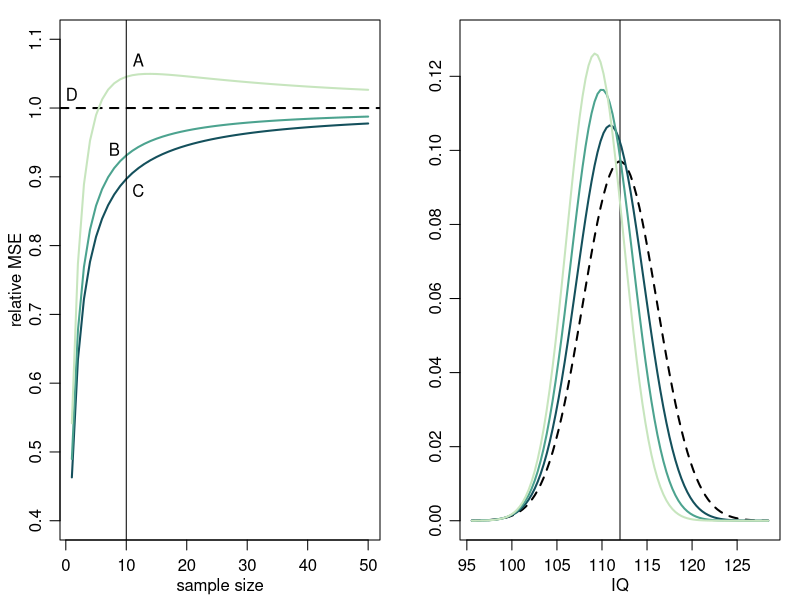
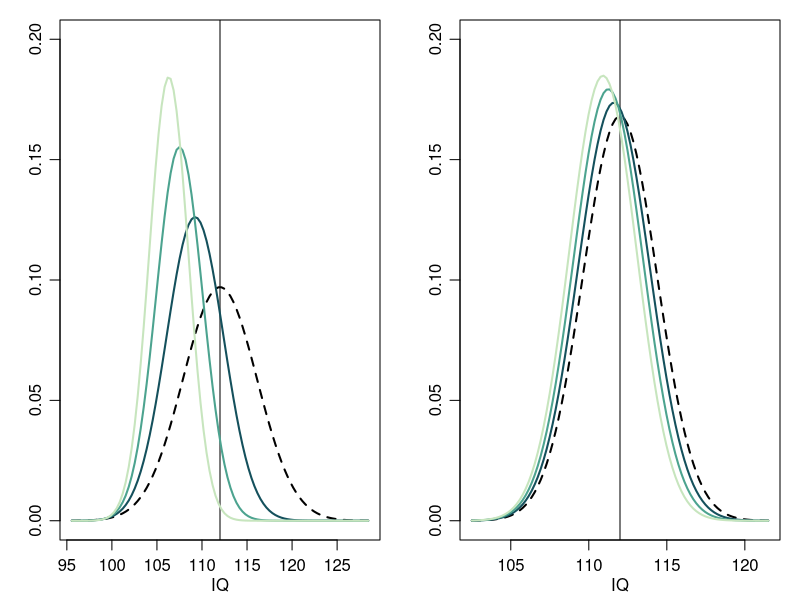

These figures' R source, in order:
## ---- chunk 1
library(tidyverse)
library(mvtnorm)
knitr::opts_chunk$set(echo=TRUE, 
                      cache=FALSE, 
                      fig.width=5, 
                      fig.height=5,
                      fig.align='center',
                      echo=FALSE)
indent1 = '    '
indent2 = paste(rep(indent1, 2), collapse='')
indent3 = paste(rep(indent1, 3), collapse='')
r = function(x, digits=2){ round(x, digits=digits) }
ig <- function(file) {knitr::include_graphics(file)}

## ---- chunk 2

cols <- colorspace::sequential_hcl(3, "BluGrn")
  
par(mfrow = c(1, 2), mar = c(3, 3, 1, 1),  mgp = c(1.75, .75, 0))
  
b <- (100 - 112) ^ 2
s2 <- 13 ^ 2
n <- 1:50

k <- 1
brk1 <- (n / (k + n)) ^ 2 + n * (k / (k + n)) ^ 2 * b / s2
k <- 2
brk2 <- (n / (k + n)) ^ 2 + n * (k / (k + n)) ^ 2 * b / s2
k <- 3
brk3 <- (n / (k + n)) ^ 2 + n * (k / (k + n)) ^ 2 * b / s2
  
plot(range(n),
     c(0.4, 1.1),
     type = "n",
     xlab = "sample size",
     ylab = "relative MSE")
abline(h = 1, lty = 2, lwd = 2)
lines(n, brk1, col = cols[1], lwd = 2)
lines(n, brk2, col = cols[2], lwd = 2)
lines(n, brk3, col = cols[3], lwd = 2)
abline(v=10)
text(12, 1.07, "A")
text(8, 0.94, "B")
text(12, 0.88, "C")
text(1, 1.02, "D")
# legend(20,.8,
#   legend = c(
#     expression(kappa[0] == 0),
#     expression(kappa[0] == 1),
#     expression(kappa[0] == 2),
#     expression(kappa[0] == 3)
#   ),
#   lwd = c(2, 2, 2),
#   lty = c(2, 1, 1, 1),
#   col = c("black", cols),
#   bty = "n"
# )

####
theta0 <- 112
mu0 <- 100
n <- 10
s2m <- s2 / n
x <- seq(theta0 - 4 * sqrt(s2m), theta0 + 4 * sqrt(s2m), length = 100)
plot(
  x,
  dnorm(x, theta0, sqrt(s2m)),
  type = "l",
  lwd = 2,
  ylim = c(0, .13),
  lty = 2,
    xlab = "IQ",
    ylab = ""
  )
  abline(v = theta0)
  for (k in 1:3) {
    w <- n / (n + k)
    lines(
      x,
      dnorm(x, w * theta0 + (1 - w) * mu0, sqrt(w ^ 2 * s2m)),
      type = "l",
      col = cols[k],
      lwd = 2
    )
  }

## ---- chunk 3
par(mfrow = c(1, 2), mar = c(3, 3, 1, 1),  mgp = c(1.75, .75, 0))
###
theta0 <- 112
mu0 <- 100
n <- 10
s2m <- s2 / n
x <- seq(theta0 - 4 * sqrt(s2m), theta0 + 4 * sqrt(s2m), length = 100)
plot(
  x,
  dnorm(x, theta0, sqrt(s2m)),
  type = "l",
  lwd = 2,
  ylim = c(0, .2),
  lty = 2,
    xlab = "IQ",
    ylab = ""
  )
  abline(v = theta0)
  multiplier <- 3
  for (k in multiplier*c(1:3)) {
    w <- n / (n + k)
    lines(
      x,
      dnorm(x, w * theta0 + (1 - w) * mu0, sqrt(w ^ 2 * s2m)),
      type = "l",
      col = cols[k/multiplier],
      lwd = 2
    )
  }
  
  
  ###
theta0 <- 112
mu0 <- 100
n <- 30
s2m <- s2 / n
x <- seq(theta0 - 4 * sqrt(s2m), theta0 + 4 * sqrt(s2m), length = 100)
plot(
  x,
  dnorm(x, theta0, sqrt(s2m)),
  type = "l",
  lwd = 2,
  ylim = c(0, .2),
  lty = 2,
    xlab = "IQ",
    ylab = ""
  )
  abline(v = theta0)
  multiplier <- 1
  for (k in multiplier*c(1:3)) {
    w <- n / (n + k)
    lines(
      x,
      dnorm(x, w * theta0 + (1 - w) * mu0, sqrt(w ^ 2 * s2m)),
      type = "l",
      col = cols[k/multiplier],
      lwd = 2
    )
  }

